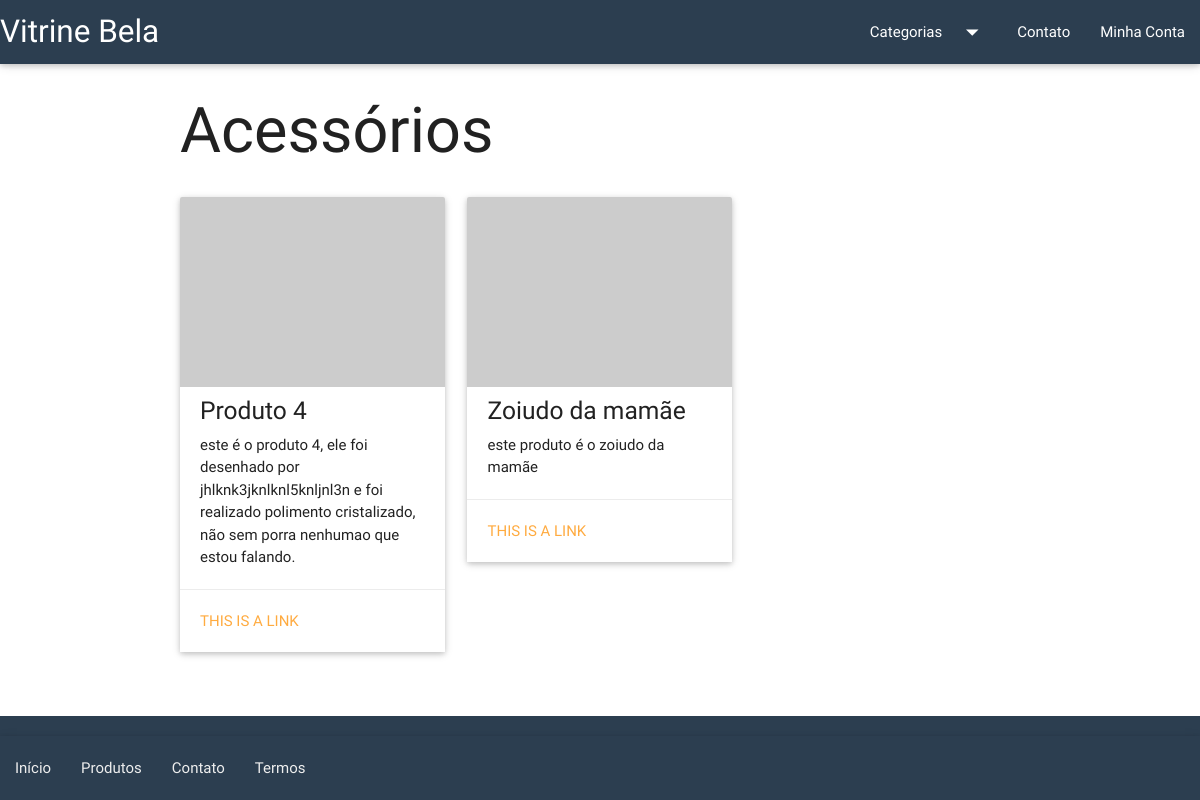
Before: /catalogo/acessorios/ with the older database file.
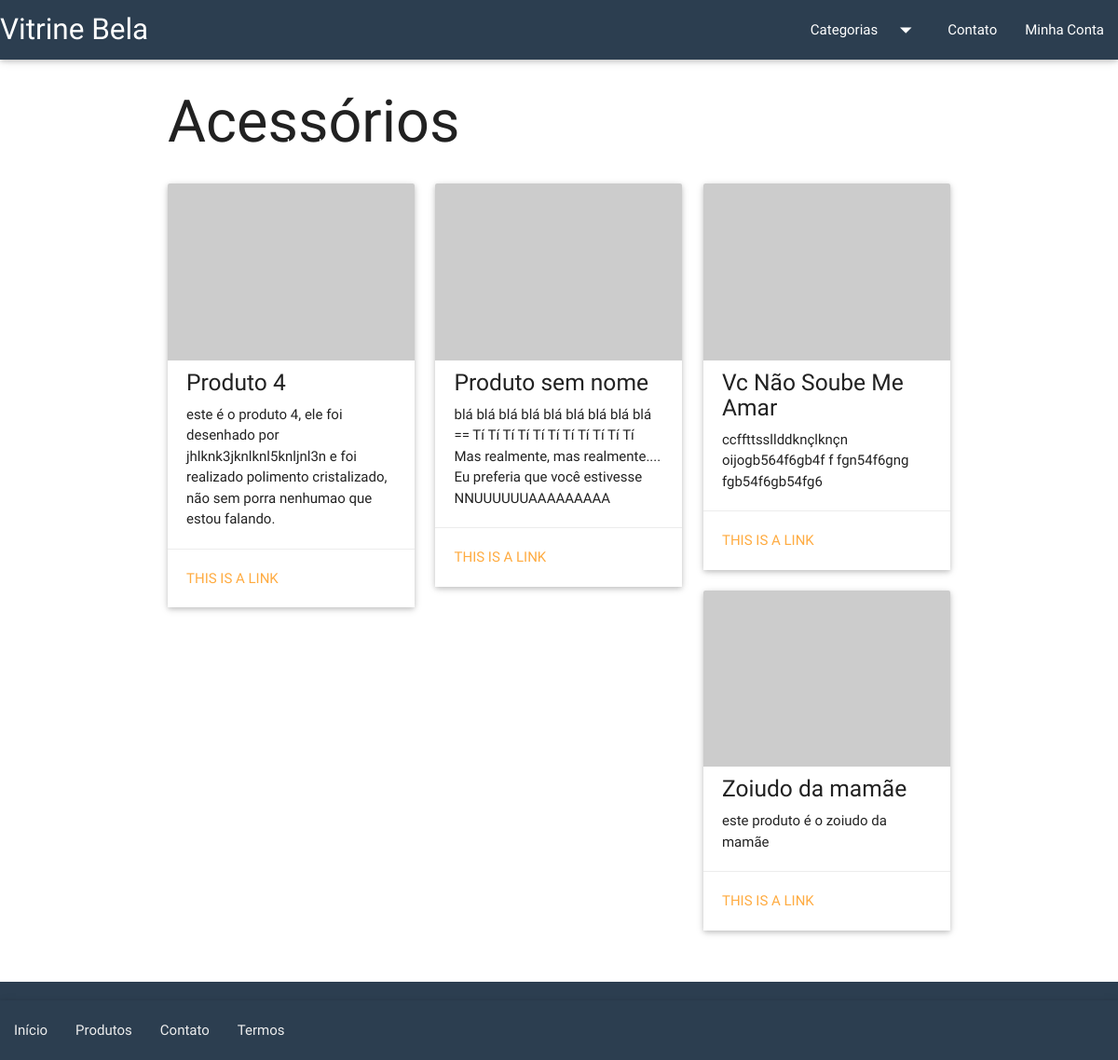
After: the same page with the newer database file.
### vitrinebela/catalog/models.py (models this page shows)
class Category(models.Model):
    name = models.CharField('Nome', max_length=100)
    slug = models.SlugField('Identificador', max_length=100)
    created = models.DateTimeField('Criado em', auto_now_add=True)
    modified = models.DateTimeField('Modificado em', auto_now=True)
    class Meta:
        verbose_name ='Categoria'
        verbose_name_plural = 'Categorias'
        ordering = ['name']
    def __str__(self):
        return self.name
    def get_absolute_url(self):
        return reverse('catalog:category_list', kwargs={'slug': self.slug})

class Product(models.Model):
    name = models.CharField('Nome', max_length=100)
    slug = models.SlugField('Identificador', max_length=100)
    category = models.ForeignKey('catalog.Category', verbose_name='Categoria')
    description = models.TextField('Descrição', blank=True)
    price = models.DecimalField('Preço', decimal_places=2, max_digits=8)
    created = models.DateTimeField('Criado em', auto_now_add=True)
    modified = models.DateTimeField('Modificado em', auto_now=True)
    class Meta:
        verbose_name ='Produto'
        verbose_name_plural = 'Produtos'
        ordering = ['name']
    def __str__(self):
        return self.name
    def get_absolute_url(self):
        return reverse('catalog:product', kwargs={'slug': self.slug})

### vitrinebela/catalog/views.py (the view)
# urls.py: url(r'^(?P<slug>[\w_-]+)/$', views.category_list, name='category_list'),
def category_list(request, slug):
    category = Category.objects.get(slug=slug)
    context = {
        'current_category': category,
        'product_list': Product.objects.filter(category=category),
    }
    return render(request, 'catalog/category_list.html', context)

### vitrinebela/catalog/context_processors.py (called while the page is built)
def categories(request):
    return {
        'categories': Category.objects.all()
    }

### vitrinebela/catalog/templates/catalog/category_list.html (shortened to what this page needs)
{% extends "base.html" %}
{% load static %}
{% block container %}
<div class="page-header">
    <h1>{{ current_category }}</h1>
</div>
<div>
  <div class="row">
    {% for product in product_list %}
        <div class="col s4 m4">
          <div class="card">
            <div class="card-image">
              <img src="http://placehold.it/350x250" class="responsive-img">
              <span class="card-title">Creme de barbear</span>
            </div>
            <div class="card-content">
                <h5>{{ product }}</h5>
                {{ product.description|linebreaks }}
            </div>
            <div class="card-action">
              <a href="{{ product.get_absolute_url }}">This is a link</a>
            </div>
          </div>
        </div>
    {% endfor %}
  </div>
</div>
{% endblock %}

### vitrinebela/core/templates/base.html (shortened to what this page needs)
<!DOCTYPE html>
{% load static %}
<html lang="en">
<head>
	<link rel="stylesheet" href="{%  static 'materialize/css/materialize.min.css'  %}" media="screen" />
</head>
<body>
    <div class="navbar-fixed">
        <nav>
            <div class="nav-wrapper">
                <a href="{% url 'index' %}" class="brand-logo">Vitrine Bela</a>
                <ul id="nav-mobile" class="right hide-on-med-and-down">
                    <li><a class="dropdown-button" href="#!" data-activates="download">
                        Categorias<i class="material-icons right">arrow_drop_down</i></a>
                    </li>
                    <li><a href="{% url 'contact' %}">Contato</a> </li>
                    <li><a href="#">Minha Conta</a> </li>
                </ul>
            </div>
        </nav>
    </div>
    <main>
        <div class="container">
             {% block container %}
             {% endblock %}
        </div>
    </main>
<footer class="page-footer">
<nav>
    <div class="nav-wrapper">
        <ul>
          <li><a class="grey-text text-lighten-3" href="{% url 'index' %}">Início</a></li>
          <li><a class="grey-text text-lighten-3" href="{% url 'catalog:product_list' %}">Produtos</a></li>
          <li><a class="grey-text text-lighten-3" href="{% url 'contact' %}">Contato</a></li>
          <li><a class="grey-text text-lighten-3" href="#top">Termos</a></li>
        </ul>
    </div>
</nav>
</footer>
</body>
</html>

### vitrinebela/core/templates/base.html (style rules this page uses)
nav { background-color: #2c3e50; }
footer.page-footer { background-color: #2c3e50; }
body { display: flex; min-height: 100vh; flex-direction: column; }
main { flex: 1 0 auto; }
img { float:left; margin:0 20px 10px 0; }

Changed rows visible on the page:
added Product: name "Produto sem nome", description "blá blá blá blá blá blá blá blá blá == Tí Tí Tí Tí Tí Tí Tí Tí Tí Tí Tí Mas realmente, mas realmente.... Eu preferia que você estivesse NNUUUUUUAAAAAAAAA"
added Product: name "Vc Não Soube Me Amar", description "ccffttssllddknçlknçn oijogb564f6gb4f f fgn54f6gng fgb54f6gb54fg6"
